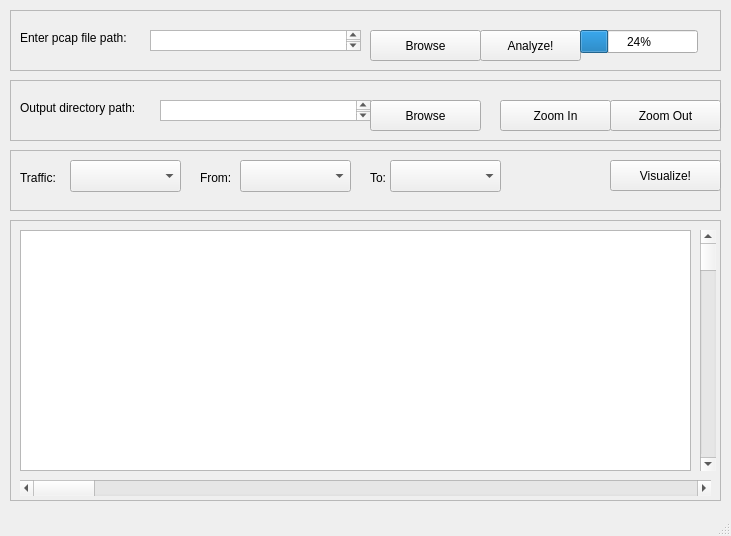
<?xml version="1.0" encoding="UTF-8"?>
<ui version="4.0">
 <class>MainWindow</class>
 <widget class="QMainWindow" name="MainWindow">
  <property name="geometry">
   <rect>
    <x>0</x>
    <y>0</y>
    <width>731</width>
    <height>536</height>
   </rect>
  </property>
  <property name="windowTitle">
   <string>MainWindow</string>
  </property>
  <widget class="QWidget" name="centralwidget">
   <widget class="QFrame" name="frame">
    <property name="geometry">
     <rect>
      <x>10</x>
      <y>10</y>
      <width>711</width>
      <height>61</height>
     </rect>
    </property>
    <property name="frameShape">
     <enum>QFrame::StyledPanel</enum>
    </property>
    <property name="frameShadow">
     <enum>QFrame::Raised</enum>
    </property>
    <widget class="QLabel" name="label">
     <property name="geometry">
      <rect>
       <x>10</x>
       <y>20</y>
       <width>131</width>
       <height>16</height>
      </rect>
     </property>
     <property name="text">
      <string>Enter pcap file path:</string>
     </property>
    </widget>
    <widget class="QTextEdit" name="textEdit">
     <property name="geometry">
      <rect>
       <x>140</x>
       <y>20</y>
       <width>211</width>
       <height>21</height>
      </rect>
     </property>
    </widget>
    <widget class="QPushButton" name="pushButton">
     <property name="geometry">
      <rect>
       <x>360</x>
       <y>20</y>
       <width>111</width>
       <height>31</height>
      </rect>
     </property>
     <property name="text">
      <string>Browse</string>
     </property>
    </widget>
    <widget class="QPushButton" name="pushButton_2">
     <property name="geometry">
      <rect>
       <x>470</x>
       <y>20</y>
       <width>101</width>
       <height>31</height>
      </rect>
     </property>
     <property name="text">
      <string>Analyze!</string>
     </property>
    </widget>
    <widget class="QProgressBar" name="progressBar">
     <property name="geometry">
      <rect>
       <x>570</x>
       <y>20</y>
       <width>118</width>
       <height>23</height>
      </rect>
     </property>
     <property name="value">
      <number>24</number>
     </property>
    </widget>
   </widget>
   <widget class="QFrame" name="frame_2">
    <property name="geometry">
     <rect>
      <x>10</x>
      <y>80</y>
      <width>711</width>
      <height>61</height>
     </rect>
    </property>
    <property name="frameShape">
     <enum>QFrame::StyledPanel</enum>
    </property>
    <property name="frameShadow">
     <enum>QFrame::Raised</enum>
    </property>
    <widget class="QLabel" name="label_2">
     <property name="geometry">
      <rect>
       <x>10</x>
       <y>20</y>
       <width>141</width>
       <height>16</height>
      </rect>
     </property>
     <property name="text">
      <string>Output directory path:   </string>
     </property>
    </widget>
    <widget class="QTextEdit" name="textEdit_2">
     <property name="geometry">
      <rect>
       <x>150</x>
       <y>20</y>
       <width>211</width>
       <height>21</height>
      </rect>
     </property>
    </widget>
    <widget class="QPushButton" name="pushButton_3">
     <property name="geometry">
      <rect>
       <x>360</x>
       <y>20</y>
       <width>111</width>
       <height>31</height>
      </rect>
     </property>
     <property name="text">
      <string>Browse</string>
     </property>
    </widget>
    <widget class="QPushButton" name="pushButton_4">
     <property name="geometry">
      <rect>
       <x>490</x>
       <y>20</y>
       <width>111</width>
       <height>31</height>
      </rect>
     </property>
     <property name="text">
      <string>Zoom In</string>
     </property>
    </widget>
    <widget class="QPushButton" name="pushButton_5">
     <property name="geometry">
      <rect>
       <x>600</x>
       <y>20</y>
       <width>111</width>
       <height>31</height>
      </rect>
     </property>
     <property name="text">
      <string>Zoom Out</string>
     </property>
    </widget>
   </widget>
   <widget class="QFrame" name="frame_3">
    <property name="geometry">
     <rect>
      <x>10</x>
      <y>150</y>
      <width>711</width>
      <height>61</height>
     </rect>
    </property>
    <property name="frameShape">
     <enum>QFrame::StyledPanel</enum>
    </property>
    <property name="frameShadow">
     <enum>QFrame::Raised</enum>
    </property>
    <widget class="QLabel" name="label_3">
     <property name="geometry">
      <rect>
       <x>10</x>
       <y>20</y>
       <width>51</width>
       <height>16</height>
      </rect>
     </property>
     <property name="text">
      <string>Traffic: </string>
     </property>
    </widget>
    <widget class="QComboBox" name="comboBox">
     <property name="geometry">
      <rect>
       <x>60</x>
       <y>10</y>
       <width>111</width>
       <height>32</height>
      </rect>
     </property>
    </widget>
    <widget class="QComboBox" name="comboBox_2">
     <property name="geometry">
      <rect>
       <x>380</x>
       <y>10</y>
       <width>111</width>
       <height>32</height>
      </rect>
     </property>
    </widget>
    <widget class="QComboBox" name="comboBox_3">
     <property name="geometry">
      <rect>
       <x>230</x>
       <y>10</y>
       <width>111</width>
       <height>32</height>
      </rect>
     </property>
    </widget>
    <widget class="QLabel" name="label_4">
     <property name="geometry">
      <rect>
       <x>360</x>
       <y>20</y>
       <width>31</width>
       <height>16</height>
      </rect>
     </property>
     <property name="text">
      <string>To: </string>
     </property>
    </widget>
    <widget class="QLabel" name="label_5">
     <property name="geometry">
      <rect>
       <x>190</x>
       <y>20</y>
       <width>41</width>
       <height>16</height>
      </rect>
     </property>
     <property name="text">
      <string>From: </string>
     </property>
    </widget>
    <widget class="QPushButton" name="pushButton_6">
     <property name="geometry">
      <rect>
       <x>600</x>
       <y>10</y>
       <width>111</width>
       <height>31</height>
      </rect>
     </property>
     <property name="text">
      <string>Visualize!</string>
     </property>
    </widget>
   </widget>
   <widget class="QFrame" name="frame_4">
    <property name="geometry">
     <rect>
      <x>10</x>
      <y>220</y>
      <width>711</width>
      <height>281</height>
     </rect>
    </property>
    <property name="frameShape">
     <enum>QFrame::StyledPanel</enum>
    </property>
    <property name="frameShadow">
     <enum>QFrame::Raised</enum>
    </property>
    <widget class="QScrollBar" name="horizontalScrollBar">
     <property name="geometry">
      <rect>
       <x>10</x>
       <y>260</y>
       <width>691</width>
       <height>16</height>
      </rect>
     </property>
     <property name="orientation">
      <enum>Qt::Horizontal</enum>
     </property>
    </widget>
    <widget class="QScrollBar" name="verticalScrollBar">
     <property name="geometry">
      <rect>
       <x>690</x>
       <y>10</y>
       <width>16</width>
       <height>241</height>
      </rect>
     </property>
     <property name="orientation">
      <enum>Qt::Vertical</enum>
     </property>
    </widget>
    <widget class="QTextEdit" name="textEdit_3">
     <property name="geometry">
      <rect>
       <x>10</x>
       <y>10</y>
       <width>671</width>
       <height>241</height>
      </rect>
     </property>
    </widget>
   </widget>
  </widget>
  <widget class="QStatusBar" name="statusbar"/>
 </widget>
 <resources/>
 <connections/>
</ui>
